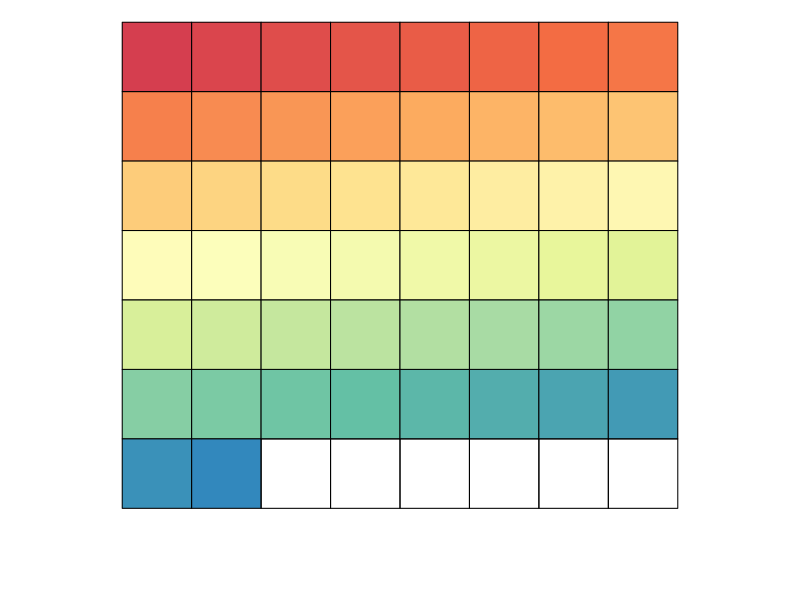
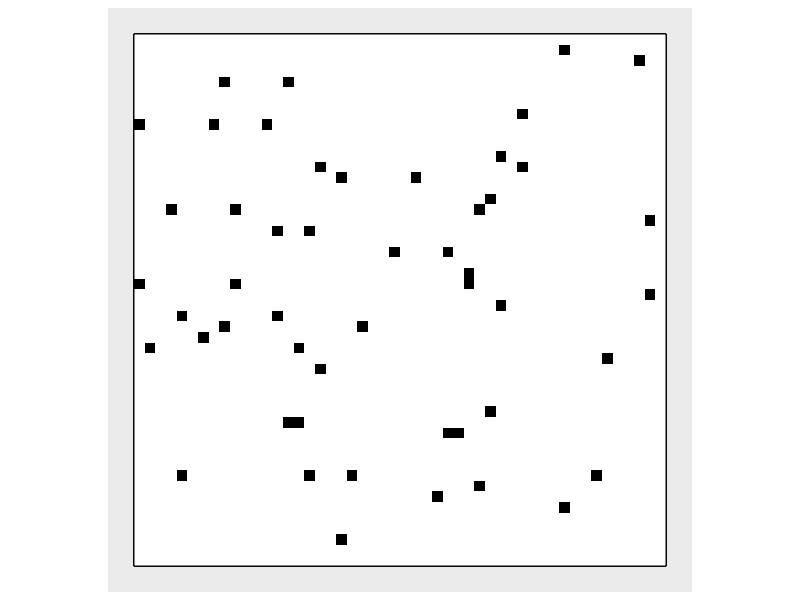

These charts were generated, in order, by the following R code:
## ---- chunk 1
knitr::opts_chunk$set(error=TRUE, dev="cairo_pdf")
library(tidyverse)
library(scales)
library(RColorBrewer)
library(purrr)
## ---- chunk 2
# Takes the basic color palette and spreads it into 50 colors
expand_palette <- function(n, colors) {
  spread <- colorRampPalette(colors)
  spread(n)
}

colors <- brewer.pal(9, "Spectral")
more_colors <- expand_palette(50, colors)
show_col(more_colors, labels = FALSE)
## ---- chunk 3
#dot
dot <- function(x, y){
  if (length(x) != length(y)) stop("vectors `x` and `y` are not of the same length.")
  # loop over the vector, accumulating the inner product
  out <- 0 
  for (i in seq_along(x)) out <- out + x[i]*y[i]# return inner product
  out
}

#norm 
norm <- function(x) sqrt(dot(x, x))

#normalize
normalize <- function(x) x / norm(x)

#is zero
is.zero <- function(x) norm(x) < sqrt(.Machine$double.eps)

#projection
# project_onto <- function(y,x){
#   projection <- c(1:length(x))
#   if(is.zero(x)){
#     for(i in 1:length(x)){
#       projection[i] <- 0
#     }
#   }
#   else{
#     projection <- dot(y,x)/dot(x,x)*x
#   }
#   projection
# }
project_onto <- function(y, x, normalized_x = FALSE){
  stopifnot(length(x) == length(y))
  if (is.zero(x)) return(rep(0, length(x)))
  if (normalized_x) dot(y, x) * x else dot(y, x) / dot(x, x) * x
}
#discard zero cols
discard_zero_cols <- function(M) M[,!apply(M, 2, is.zero)]


#gs
gs <- function(A){
  # initialize basis matrix
  e <- matrix(0, nrow = nrow(A), ncol = ncol(A))
  e[,1L] <- normalize(A[,1L])
  # orthogonalize and normalize column by column
  for (j in 2L:ncol(A)){
    e_tilde <- A[,j]
    # subtract parallel components
    for (k in 1L:(j-1L)){
      e_tilde <- e_tilde - project_onto(e_tilde, e[,k]
                                        , normalized_x = TRUE
                                        )
      }
    # normalize
    if (norm(e_tilde) < sqrt(.Machine$double.eps)){
      e[,j] <- rep(0, nrow(A))
      }else{
        e[,j] <- normalize(e_tilde)}
    }# end for loop over columns
  # return
  discard_zero_cols(e)
}
## ---- chunk 4
mgs <- function(A){
  #make skipping vector
  skip_vector <- vector(mode = "integer", length = ncol(A))
  for(i in 1:ncol(A)){
    #normalize
    if(!is.zero(A[, i])){
      A[, i] <- normalize(A[, i])
    }
    #subtract projections
    if(i != ncol(A)){
      for(j in (i + 1):ncol(A)){
        #check if in skip vector
        if(j %in% skip_vector){
          break()
        } else {
          A[, j] <- A[, j] - project_onto(A[, j], A[, i])
          if(is.zero(A[, j])){
            skip_vector[j] <- j
          }
        }
      }
    }
  }
  discard_zero_cols(A)
}

#testing
A <- matrix(c(1, 6, 19, 2, 1, 2,  7, 3, 5, 6, 23, 2), nrow = 3, byrow = TRUE)
gs(A)
mgs(A)
## ---- chunk 5
#array to tibble 
array_to_tibble <- function(a){
  df <- a %>% 
  dim() %>% 
  map(~ 1:.x) %>% 
  expand.grid() %>% 
  as_tibble()
names(df) <- paste0("i", 1:length(dim(a)))
df$value <- as.vector(a)
df
}

#testing
mat <- matrix(1:6, nrow = 2)
array_to_tibble(mat)
a <- array(1:24, dim = c(2, 4, 3))
array_to_tibble(a)
## ---- chunk 6
# The spy function takes as arguments the generated matrix along with the
# number of rows and columns (n) of the square matrix.
spy <- function(mat, n) {
  non_zero_row = c()
  non_zero_col = c()

# Searches through matrix and notes the indices of non-zero elements
  for (i in 1:n) {
    for (j in 1:n) {
      if (mat[i, j] != 0) {
        non_zero_row = c(non_zero_row, i)
        non_zero_col = c(non_zero_col, j)
      }
    }
  }
  # Due to the way R orients the coordinate system, this code
  # calibrates things to output in the desired way
  x_plot <- non_zero_col # col is distance from left
  y_plot <- n - non_zero_row # row is distance from top

  tibble(x = x_plot, y = y_plot)
}

n <-  50
mat <- matrix(0L, nrow = n, ncol = n)
set.seed(2L)
mat[sample(n^2, n)] <- rpois(n, 5)

# Calls the spy function to create the tibble to be plotted
df <- spy(mat, n)

# Uncomment the next two lines and comment all the above to test
# the base case.
# n <- 10
# df <- tibble(x = 1:10, y = 10:1)

ggplot(df, aes(x, y)) +
  # Creats the black box around the plot
  geom_rect(aes(xmin = 0.5, xmax = n + 0.5, 
            ymin = 0.5, ymax = n + 0.5), 
            fill = "white", color = "black", size = 0.2) +
  geom_tile(fill = "black") +
  scale_x_continuous(name = NULL, breaks = NULL, minor_breaks = NULL) +
  scale_y_continuous(name = NULL, breaks = NULL, minor_breaks = NULL) +
  coord_equal()
